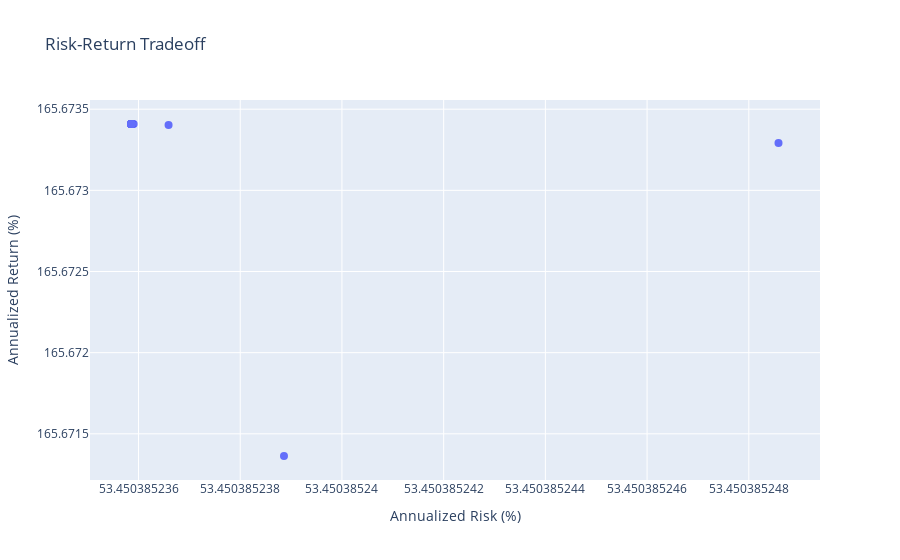

Write notebook code for a chart like this one.
### Code cell
plot_risk_return(risk_ann*100, ret_ann*100)
